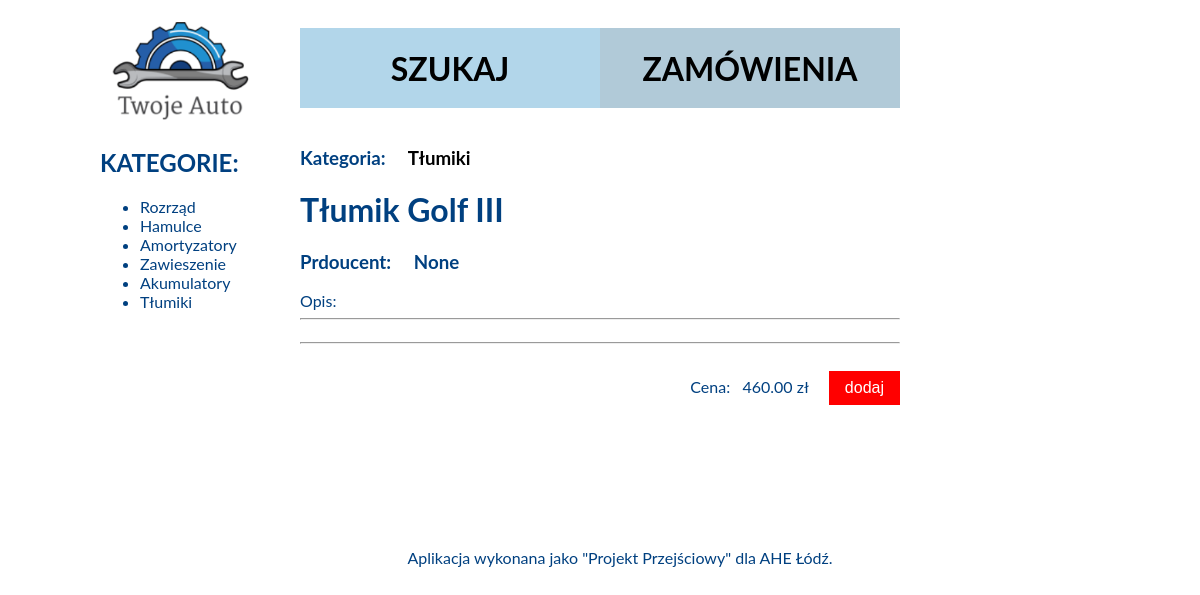
The app's page /produkty/2/ with its own data.
### produkty/models.py (models this page shows)
class Kategoria(models.Model):
    nazwa = models.CharField(max_length=30)
    def __str__(self):
        return self.nazwa
    created = models.DateTimeField(auto_now_add=True)
    updated = models.DateTimeField(auto_now=True)
    class Meta:
        verbose_name        = "Kategria"
        verbose_name_plural = "Kategrie"

class Produkty(models.Model):
    def __str__(self):
        return self.nazwa
    n_cz    = 235110
    nazwa   = models.CharField(max_length=60)
    opis    = models.TextField(blank=True)
    cena    = models.DecimalField(max_digits=99999 ,decimal_places=2)
    producent = models.ForeignKey(Producent,on_delete=models.CASCADE,blank=True,null=True)
    kategoria = models.ForeignKey(Kategoria,on_delete=models.CASCADE,blank=True,null=True)
    tagi      = models.ManyToManyField(Tagi,blank=True,null=True)
    obraz   = models.FileField(upload_to='', blank=True)
    created = models.DateTimeField(auto_now_add=True)
    updated = models.DateTimeField(auto_now=True)
    stan    = models.IntegerField(default=0)
    numer   = models.IntegerField(max_length=6,default=n_cz + 10)
    class Meta:
        verbose_name        = "Produkt"
        verbose_name_plural = "Produkty"

### produkty/views.py (the view)
# urls.py: path('produkty/<int:produkt_id>/', views.detail, name='detail'),
def detail(request, produkt_id):
    produkt = Produkty.objects.get(pk=produkt_id)
    kats = Kategoria.objects.all()
    return render(request, 'produkty/detail_block.html', {'produkt': produkt,
                                                          'kats': kats,})

### produkty/templates/produkty/detail_block.html (shortened to what this page needs)
{% extends 'produkty/baza.html' %}
{% block contents %}
<div id="opis">
     <h3> Kategoria: &nbsp; &nbsp; <a href = "{%  url 'kategoria' produkt.kategoria.id %}  " >
    {{ produkt.kategoria }}</a></h3>
    <h1> {{ produkt }}</h1>
    <h3>Prdoucent:  &nbsp; &nbsp; {{ produkt.producent }}</h3>
</div>
    Opis:
    <hr />
    <hr /><br />
<div id="cena">
        Cena: &nbsp; {{ produkt.cena }} zł &nbsp; &nbsp;
    <button type="button">dodaj</button>
    </div>
{% endblock %}

### produkty/templates/produkty/baza.html (shortened to what this page needs)
{% load static %}
    <link rel="stylesheet" type="text/css" href="{% static 'produkty/style.css' %}">
<!DOCTYPE html>
<html lang="en">
<head>
</head>
<body>
<div id="container">
        <div id="logo">
            {% load static %}
            <a href="{% url 'index'  %}"><img  height="125" src="{% static "/produkty/logo.png" %}" alt="My logo"></a>
            </div>
        <div id="topbarr">
        <div id="topbar1">
        <div id="t1">
            <a href="{% url 'index' %}"> <h1>SZUKAJ</h1></a>
        </div>
        <div id="t2">
            <a href="{% url 'index' %}"><h1> ZAMÓWIENIA </h1></a>
        </div>
    </div>
        </div>
    <div id="menu">
        <h2>KATEGORIE:</h2>
          {% if kats %}
        <ul>
        {% for kat in kats %}
            <li><a href="{% url 'kategoria' kat.id  %}">{{ kat.nazwa }}</a></li>
        {% endfor %}
        </ul>
    {% else %}
        <p>No products are available.</p>
    {% endif %}
    </div>
    <div id="content">
        {% block contents %}
            {% endblock %}
    </div>
    <div id="footer">
        Aplikacja wykonana jako "Projekt Przejściowy" dla AHE Łódź.
    </div>
</div>
</body>
</html>

### produkty/static/produkty/style.css (style rules this page uses)
body { background: white; font-family: 'Lato'; color:#004080; }
li a { color:#004080; text-decoration:none; }
#container { width:1000px; margin-left: auto; margin-right: auto; }
#logo { width:200; height:120px; color:white; float:left; text-align:left; }
#topbarr { width:600px; height:100px; float:left; text-align:center; }
#menu { float:left; width:200px; min-height:400px; text-align:left; color:#004080; }
#content { float : left; width : 600px; height : ; overflow: auto; }
#footer { clear:both; padding:20px; width:1000px; text-align:center; a text-decoration:none; a:hover color:#yellow; }
#topbar1 { margin-top:20; width:600px; height:80px; color:white; }
#t1 { height:100%; width:50%; float:left; background-color:#b2d6ea; color: white; text-align:center; }
#t2 { width:50%; height:100%; float:left; text-align:center; background-color:#b1cad8; color:white; }
#cena { float:top; width:100%; text-align:right; }
#opis { width:350px; float:left; }
button { background-color:red; border: none; color: white; padding: 8px 16px; text-align: center; text-decoration: none; display: inline-block; font-size: 16px; margin: 0px 0px; cursor: pointer; }
a { text-decoration:none; color:black; }

### records on screen
Kategoria: nazwa "Rozrząd"
Kategoria: nazwa "Hamulce"
Kategoria: nazwa "Amortyzatory"
Kategoria: nazwa "Zawieszenie"
Kategoria: nazwa "Akumulatory"
Kategoria: nazwa "Tłumiki"
Produkty: kategoria "Tłumiki", nazwa "Tłumik Golf III", producent "None", cena "460.00"
